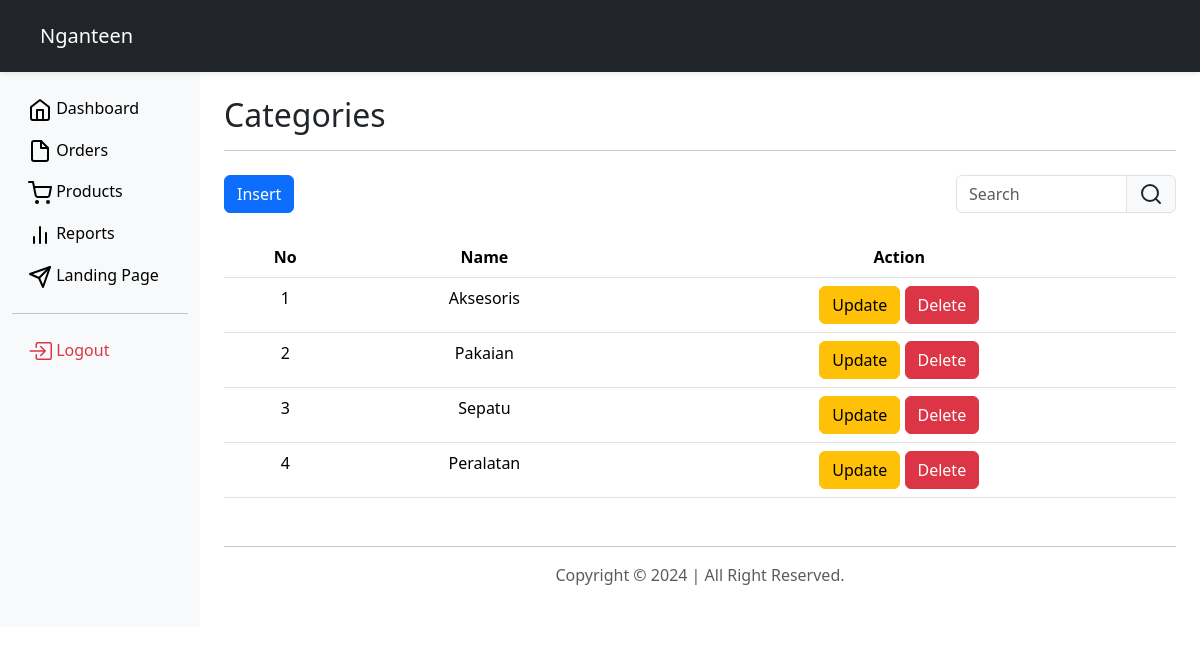
The page /admin/dashboard/category/index.php (signed in) on the database its author committed.
### tables this page shows
CREATE TABLE `categories` (
  `id` int(11) NOT NULL,
  `name` varchar(100) NOT NULL,
  `createAt` timestamp NOT NULL DEFAULT current_timestamp() ON UPDATE current_timestamp()
);

### control.php (called while the page is built, shortened)
<?php
    require 'connection.php';
    function query($sql) {
        global $con;
        $result = mysqli_query($con, $sql);
        $rows = [];
        while ($row = mysqli_fetch_assoc($result)) {
            $rows[] = $row;
        }
        return $rows;
    }
?>

### admin/dashboard/category/index.php (the view, shortened to what this page needs)
<?php
    require '../../../control.php';
    $categories = query("SELECT * FROM categories");
?>
<!DOCTYPE html>
<html lang="en">
<head>
    <link href="../../../node_modules/bootstrap/dist/css/bootstrap.min.css" rel="stylesheet">
</head>
<body>
    <nav class="navbar navbar-dark bg-dark sticky-top p-3 shadow-sm">
        <div class="d-flex col-12 col-md-3 mb-2 mb-lg-0 justify-content-between">
            <a href="../dashboard.php" class="navbar-brand ps-md-4">Nganteen</a>
        </div>
    </nav>
    <div class="container-fluid">
        <div class="row">
            <nav id="sidebar" class="col-md-3 col-lg-2 d-md-block bg-light collapse">
                <div class="pt-3 position-sticky">
                    <ul class="nav flex-column">
                        <li class="nav-item">
                            <a href="../dashboard.php" class="nav-link text-black">
                                Dashboard
                            </a>
                        </li>
                        <li class="nav-item">
                            <a href="../order/index.php" class="nav-link text-black">
                                Orders
                            </a>
                        </li>
                        <li class="nav-item">
                            <a href="../product/index.php" class="nav-link text-black">
                                Products
                            </a>
                        </li>
                        <li class="nav-item">
                            <a href="../report/index.php" class="nav-link text-black ">
                                Reports
                            </a>
                        </li>
                        <li class="nav-item">
                            <a class="nav-link text-black" target="_blank" href="../../home.php">
                                Landing Page
                            </a>
                        </li>
                        <hr>
                        <li class="nav-item">
                            <a class="nav-link text-danger"  href="/logout.php">
                            Logout
                            </a>
                        </li>
                    </ul>
                </div>
            </nav>
            <main class="col-md-8 ms-sm-auto col-lg-10 px-md-4 py-4">
                <h2>Categories</h2>
                <hr>
                <div class="row justify-content-between my-4">
                    <div class="col-md-3">
                        <a href="insert.php" class="btn btn-primary">Insert</a>
                    </div>
                    <div class="col-md-3">
                        <form action="" method="POST">
                            <div class="input-group">
                                <input type="text" class="form-control" name="keyword" placeholder="Search">
                                <button type="submit" name="search" class="input-group-text">
                                </button>
                            </div>
                        </form>
                    </div>
                </div>
                <table class="table text-center">
                    <thead>
                        <tr>
                            <th>No</th>
                            <th>Name</th>
                            <th>Action</th>
                        </tr>
                    </thead>
                    <tbody>
                        <?php $no = 1; ?>
                        <?php foreach($categories as $category) : ?>
                            <tr>
                                <td><?= $no++; ?></td>
                                <td><?= $category['name']; ?></td>
                                <td>
                                    <a href="update.php?id=<?= $category['id']; ?>" class="btn btn-warning">Update</a>
                                    <a href="delete.php?id=<?= $category['id']; ?>" class="btn btn-danger">Delete</a>
                                </td>
                            </tr>
                            <?php endforeach; ?>
                    </tbody>
                </table>
                <footer class="mt-5">
                    <hr>
                    <div class="container text-center">
                        <p class="text-muted">Copyright © 2024 | All Right Reserved.</p>
                    </div>
                </footer>
            </main>
        </div>
    </div>
</body>
</html>

### rows shown on the page
categories: name "Aksesoris"
categories: name "Pakaian"
categories: name "Sepatu"
categories: name "Peralatan"
